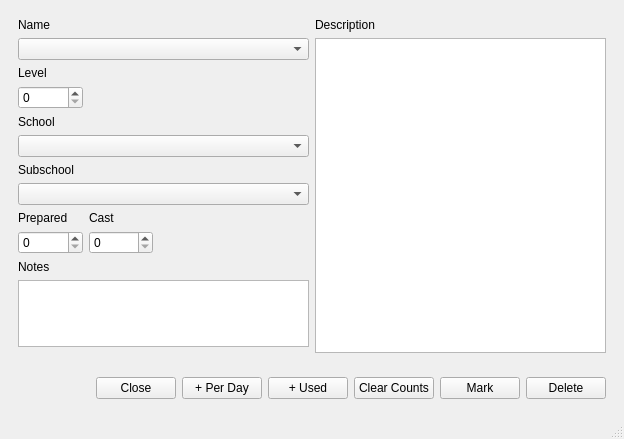
<?xml version="1.0" encoding="UTF-8"?>
<ui version="4.0">
 <class>SpellEdit</class>
 <widget class="QMainWindow" name="SpellEdit">
  <property name="geometry">
   <rect>
    <x>0</x>
    <y>0</y>
    <width>624</width>
    <height>439</height>
   </rect>
  </property>
  <property name="minimumSize">
   <size>
    <width>624</width>
    <height>439</height>
   </size>
  </property>
  <property name="maximumSize">
   <size>
    <width>624</width>
    <height>439</height>
   </size>
  </property>
  <property name="windowTitle">
   <string>MainWindow</string>
  </property>
  <widget class="QWidget" name="centralwidget">
   <layout class="QVBoxLayout" name="verticalLayout">
    <item>
     <widget class="QWidget" name="widget" native="true">
      <layout class="QGridLayout" name="gridLayout">
       <item row="5" column="0" colspan="3">
        <widget class="QComboBox" name="school"/>
       </item>
       <item row="1" column="0" colspan="3">
        <widget class="QComboBox" name="name"/>
       </item>
       <item row="7" column="0" colspan="3">
        <widget class="QComboBox" name="subschool"/>
       </item>
       <item row="9" column="2">
        <spacer name="horizontalSpacer_3">
         <property name="orientation">
          <enum>Qt::Horizontal</enum>
         </property>
         <property name="sizeType">
          <enum>QSizePolicy::Fixed</enum>
         </property>
         <property name="sizeHint" stdset="0">
          <size>
           <width>150</width>
           <height>20</height>
          </size>
         </property>
        </spacer>
       </item>
       <item row="11" column="0" colspan="3">
        <widget class="QPlainTextEdit" name="notes">
         <property name="minimumSize">
          <size>
           <width>291</width>
           <height>0</height>
          </size>
         </property>
         <property name="maximumSize">
          <size>
           <width>291</width>
           <height>16777215</height>
          </size>
         </property>
        </widget>
       </item>
       <item row="4" column="0" colspan="3">
        <widget class="QLabel" name="label_4">
         <property name="text">
          <string>School</string>
         </property>
        </widget>
       </item>
       <item row="10" column="0" colspan="3">
        <widget class="QLabel" name="label_8">
         <property name="text">
          <string>Notes</string>
         </property>
        </widget>
       </item>
       <item row="0" column="3">
        <widget class="QLabel" name="label_2">
         <property name="text">
          <string>Description</string>
         </property>
        </widget>
       </item>
       <item row="2" column="0">
        <widget class="QLabel" name="label_3">
         <property name="text">
          <string>Level</string>
         </property>
        </widget>
       </item>
       <item row="0" column="0" colspan="3">
        <widget class="QLabel" name="label">
         <property name="text">
          <string>Name</string>
         </property>
        </widget>
       </item>
       <item row="3" column="0">
        <widget class="QSpinBox" name="level"/>
       </item>
       <item row="9" column="0">
        <widget class="QSpinBox" name="prepared"/>
       </item>
       <item row="9" column="1">
        <widget class="QSpinBox" name="cast"/>
       </item>
       <item row="8" column="0">
        <widget class="QLabel" name="label_7">
         <property name="text">
          <string>Prepared</string>
         </property>
        </widget>
       </item>
       <item row="6" column="0" colspan="3">
        <widget class="QLabel" name="label_5">
         <property name="text">
          <string>Subschool</string>
         </property>
        </widget>
       </item>
       <item row="8" column="1">
        <widget class="QLabel" name="label_6">
         <property name="text">
          <string>Cast</string>
         </property>
        </widget>
       </item>
       <item row="1" column="3" rowspan="12">
        <widget class="QTextBrowser" name="description"/>
       </item>
      </layout>
     </widget>
    </item>
    <item>
     <widget class="QWidget" name="widget_2" native="true">
      <property name="maximumSize">
       <size>
        <width>16777215</width>
        <height>50</height>
       </size>
      </property>
      <layout class="QHBoxLayout" name="horizontalLayout">
       <item>
        <spacer name="horizontalSpacer">
         <property name="orientation">
          <enum>Qt::Horizontal</enum>
         </property>
         <property name="sizeHint" stdset="0">
          <size>
           <width>40</width>
           <height>20</height>
          </size>
         </property>
        </spacer>
       </item>
       <item>
        <widget class="QPushButton" name="closeButton">
         <property name="text">
          <string>Close</string>
         </property>
        </widget>
       </item>
       <item>
        <widget class="QPushButton" name="preparedButton">
         <property name="text">
          <string>+ Per Day</string>
         </property>
        </widget>
       </item>
       <item>
        <widget class="QPushButton" name="castButton">
         <property name="text">
          <string>+ Used</string>
         </property>
        </widget>
       </item>
       <item>
        <widget class="QPushButton" name="clearButton">
         <property name="text">
          <string>Clear Counts</string>
         </property>
        </widget>
       </item>
       <item>
        <widget class="QPushButton" name="markButton">
         <property name="text">
          <string>Mark</string>
         </property>
        </widget>
       </item>
       <item>
        <widget class="QPushButton" name="deleteButton">
         <property name="text">
          <string>Delete</string>
         </property>
        </widget>
       </item>
      </layout>
     </widget>
    </item>
   </layout>
  </widget>
  <widget class="QMenuBar" name="menubar">
   <property name="geometry">
    <rect>
     <x>0</x>
     <y>0</y>
     <width>624</width>
     <height>21</height>
    </rect>
   </property>
  </widget>
  <widget class="QStatusBar" name="statusbar"/>
 </widget>
 <resources/>
 <connections/>
</ui>
